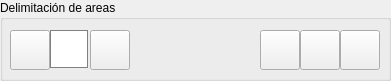
   <widget class="QGroupBox" name="da_group">
    <property name="geometry">
     <rect>
      <x>10</x>
      <y>460</y>
      <width>391</width>
      <height>81</height>
     </rect>
    </property>
    <property name="title">
     <string>Delimitación de areas</string>
    </property>
    <widget class="QPushButton" name="da_btn_clear">
     <property name="geometry">
      <rect>
       <x>300</x>
       <y>30</y>
       <width>40</width>
       <height>40</height>
      </rect>
     </property>
     <property name="minimumSize">
      <size>
       <width>40</width>
       <height>40</height>
      </size>
     </property>
     <property name="maximumSize">
      <size>
       <width>40</width>
       <height>40</height>
      </size>
     </property>
     <property name="toolTip">
      <string>&lt;html&gt;&lt;head/&gt;&lt;body&gt;&lt;p&gt;Limpiar&lt;/p&gt;&lt;/body&gt;&lt;/html&gt;</string>
     </property>
     <property name="text">
      <string/>
     </property>
     <property name="icon">
      <iconset>
       <normaloff>../icons/limpiar.png</normaloff>../icons/limpiar.png</iconset>
     </property>
     <property name="iconSize">
      <size>
       <width>32</width>
       <height>32</height>
      </size>
     </property>
    </widget>
    <widget class="QPushButton" name="da_btn_coordinates">
     <property name="geometry">
      <rect>
       <x>90</x>
       <y>30</y>
       <width>40</width>
       <height>40</height>
      </rect>
     </property>
     <property name="minimumSize">
      <size>
       <width>40</width>
       <height>40</height>
      </size>
     </property>
     <property name="maximumSize">
      <size>
       <width>40</width>
       <height>40</height>
      </size>
     </property>
     <property name="toolTip">
      <string>&lt;html&gt;&lt;head/&gt;&lt;body&gt;&lt;p&gt;Dibujar coordenadas&lt;/p&gt;&lt;/body&gt;&lt;/html&gt;</string>
     </property>
     <property name="styleSheet">
      <string notr="true">border-color: rgb(255, 85, 0);</string>
     </property>
     <property name="text">
      <string/>
     </property>
     <property name="icon">
      <iconset>
       <normaloff>../icons/coordenadas.png</normaloff>../icons/coordenadas.png</iconset>
     </property>
     <property name="iconSize">
      <size>
       <width>36</width>
       <height>36</height>
      </size>
     </property>
    </widget>
    <widget class="QPushButton" name="da_btn_view">
     <property name="geometry">
      <rect>
       <x>260</x>
       <y>30</y>
       <width>40</width>
       <height>40</height>
      </rect>
     </property>
     <property name="minimumSize">
      <size>
       <width>40</width>
       <height>40</height>
      </size>
     </property>
     <property name="maximumSize">
      <size>
       <width>40</width>
       <height>40</height>
      </size>
     </property>
     <property name="toolTip">
      <string>&lt;html&gt;&lt;head/&gt;&lt;body&gt;&lt;p&gt;Ver imagen&lt;/p&gt;&lt;/body&gt;&lt;/html&gt;</string>
     </property>
     <property name="text">
      <string/>
     </property>
     <property name="icon">
      <iconset>
       <normaloff>../icons/ver.png</normaloff>../icons/ver.png</iconset>
     </property>
     <property name="iconSize">
      <size>
       <width>32</width>
       <height>32</height>
      </size>
     </property>
    </widget>
    <widget class="QPushButton" name="da_btn_delete">
     <property name="geometry">
      <rect>
       <x>340</x>
       <y>30</y>
       <width>40</width>
       <height>40</height>
      </rect>
     </property>
     <property name="minimumSize">
      <size>
       <width>40</width>
       <height>40</height>
      </size>
     </property>
     <property name="maximumSize">
      <size>
       <width>40</width>
       <height>40</height>
      </size>
     </property>
     <property name="toolTip">
      <string>&lt;html&gt;&lt;head/&gt;&lt;body&gt;&lt;p&gt;Limpiar&lt;/p&gt;&lt;/body&gt;&lt;/html&gt;</string>
     </property>
     <property name="text">
      <string/>
     </property>
     <property name="icon">
      <iconset>
       <normaloff>../icons/eliminar.png</normaloff>../icons/eliminar.png</iconset>
     </property>
     <property name="iconSize">
      <size>
       <width>32</width>
       <height>32</height>
      </size>
     </property>
    </widget>
    <widget class="QPushButton" name="da_btn_color">
     <property name="geometry">
      <rect>
       <x>10</x>
       <y>30</y>
       <width>40</width>
       <height>40</height>
      </rect>
     </property>
     <property name="minimumSize">
      <size>
       <width>40</width>
       <height>40</height>
      </size>
     </property>
     <property name="maximumSize">
      <size>
       <width>40</width>
       <height>40</height>
      </size>
     </property>
     <property name="toolTip">
      <string>&lt;html&gt;&lt;head/&gt;&lt;body&gt;&lt;p&gt;Dibujar linea&lt;/p&gt;&lt;/body&gt;&lt;/html&gt;</string>
     </property>
     <property name="whatsThis">
      <string>&lt;html&gt;&lt;head/&gt;&lt;body&gt;&lt;p&gt;Dibujar linea&lt;/p&gt;&lt;/body&gt;&lt;/html&gt;</string>
     </property>
     <property name="styleSheet">
      <string notr="true">border-color: rgb(255, 85, 0);</string>
     </property>
     <property name="text">
      <string/>
     </property>
     <property name="icon">
      <iconset>
       <normaloff>../icons/color.png</normaloff>../icons/color.png</iconset>
     </property>
     <property name="iconSize">
      <size>
       <width>32</width>
       <height>32</height>
      </size>
     </property>
    </widget>
    <widget class="QLabel" name="da_lbl_color">
     <property name="geometry">
      <rect>
       <x>50</x>
       <y>30</y>
       <width>38</width>
       <height>38</height>
      </rect>
     </property>
     <property name="minimumSize">
      <size>
       <width>38</width>
       <height>38</height>
      </size>
     </property>
     <property name="maximumSize">
      <size>
       <width>38</width>
       <height>38</height>
      </size>
     </property>
     <property name="autoFillBackground">
      <bool>false</bool>
     </property>
     <property name="styleSheet">
      <string notr="true">background: rgb(255, 255, 255);
border: 1px solid gray;</string>
     </property>
     <property name="text">
      <string/>
     </property>
    </widget>
   </widget>
